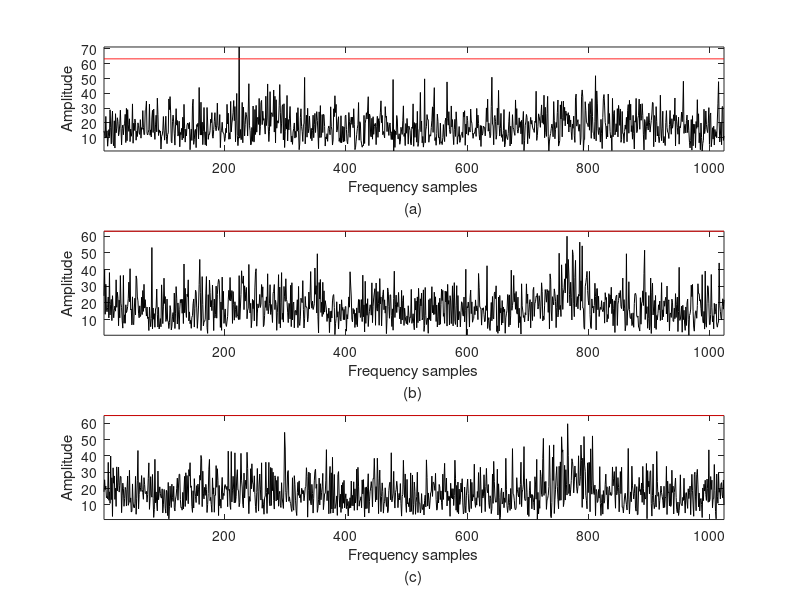

This figure's MATLAB source:
function figure6

close all;
clear all;
clc;
%length of the signal
N=1024;
M=32;
K=128;
t=-N/2:1:N/2-1/N;
t=t/N;
T=[]; 
s=1*exp(-j*t.^2*8*M+j*t*M*16*pi)+1*exp(j*t.^2*32*M-j*t*M*16*pi)+1*exp(j*t.^2*8*M-j*t*M*16*pi);     %% 2 chirpa

x1=s.*exp(j*t.^2*18*M);     
x2=s.*exp(-j*t.^2*12*M);     
x3=s.*exp(-j*t.^2*16*M);     



for  a=[8,-32,-8] %% Change demodulation parameters in the range a=-64:1:64
xx=s.*exp(j*a*M*t.^2);   

B=dftmtx(N);
Binv=inv(B);
xf=B*xx';
q=randperm(N);
qM=q(1:K);
%creating measurement matrix
Ax=Binv(q(1:K),:);

y=(Ax*xf);
y=y';

[xp,X,Thresh]=sira(y,qM,1024,128);
T=[T Thresh];
sig_rec=ifft((xp)).*exp(-j*2*pi*a*M*t.^2);

end

xx1=zeros(size(x1));
xx2=zeros(size(x2));
xx3=zeros(size(x3));
xx1(qM)=x1(qM);
xx2(qM)=x2(qM);
xx3(qM)=x3(qM);
figure, 
%subplot(311),plot(abs(fft(s))),axis tight; 
subplot(311),plot(abs(fft(xx1)),'k'), xlabel({'Frequency samples', '(a)'}), ylabel('Amplitude'), colormap(1-gray) 
hold on, plot(K*T(1)*ones(1,1024),'r'),axis tight;
subplot(312),plot(abs(fft(xx2)),'k'), xlabel({'Frequency samples', '(b)'}), ylabel('Amplitude'), colormap(1-gray) 
hold on, plot(K*T(2)*ones(1,1024),'r'),axis tight;
subplot(313),plot(abs(fft(xx3)),'k'), xlabel({'Frequency samples', '(c)'}), ylabel('Amplitude'), colormap(1-gray) 
hold on, plot(K*T(3)*ones(1,1024),'r'),axis tight;

end

function [XX1,X,Thresh]=sira(y,qM,N,M);

xr=zeros(1,N);

Amp=sum(abs(y).^2)/M;
sigma_ms2=M*(N-M)/(N-1)*Amp;
Q=1-0.99^(1/(N));

Thresh=1/M*sqrt(-(sigma_ms2)*log(Q));
X=zeros(1,N);

for k=0:N-1
    X(k+1)=1/M*sum(y.*exp(-j*2*pi*k*qM/N));
end

A=Amp;    

[a,b]=find(abs(X)>Thresh);

AFULL=dftmtx(N);
Acs=AFULL(qM,b);
X1=pinv(Acs'*Acs)*(Acs'*y');

XX1=zeros(1,N);
XX1(b)=N*X1;

end
